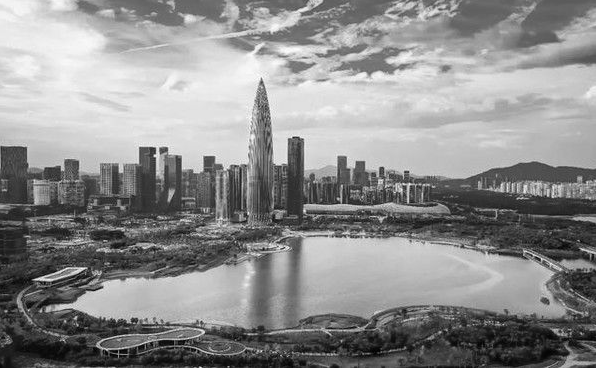
#> input picture Lab1/data/shenzhen_gray.bmp, 596 x 368 px
$ jupyter execute 2.1.ipynb
#> lines starting #> are read from the running program, lines starting #| are printed output that depends on the picture
[cell 1]
import cv2 as cv
import matplotlib.pyplot as plt
import copy
import numpy as np

Image = cv.imread('data/shenzhen_gray.bmp', cv.IMREAD_GRAYSCALE)
#> Image is the input picture: shape (368, 596); min 1, max 253, mean 141.2
cimage = copy.deepcopy(Image)
gimage = cv.equalizeHist(cimage)
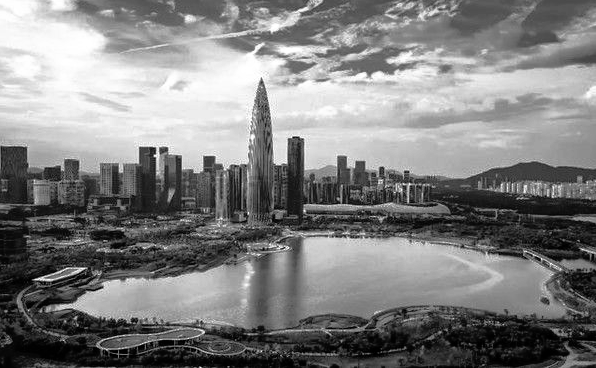
#> gimage: shape (368, 596); min 0, max 255, mean 128.2

plt.figure(figsize=(15, 5))
plt.subplot2grid((1, 3), (0, 0))
plt.hist(Image.ravel(), 256)#ravel()拉平数组
plt.title("Image")
plt.subplot2grid((1, 3), (0, 1))
plt.hist(gimage.ravel(), 256)
plt.title("gimage")
plt.subplot2grid((1, 3), (0, 2))
plt.hist(Image.ravel(), 256)
plt.hist(gimage.ravel(), 256)
plt.title("Image and gimage")
plt.show()
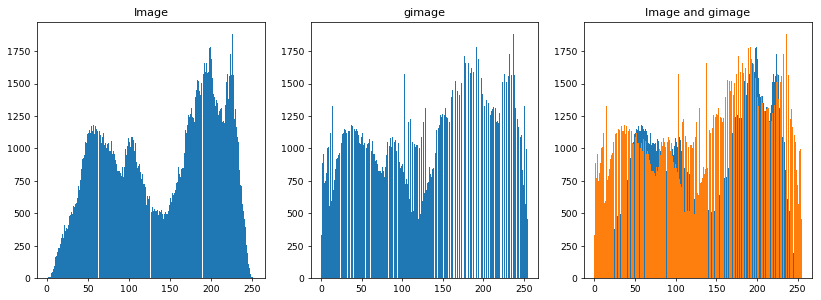
#> figure drawn by matplotlib, 3 panels; panel 1: tallest bar 1882 high, from x = 225.4 to 226.4; panel 2: tallest bar 1882 high, from x = 236.1 to 237.1; panel 3: tallest bar 1882 high, from x = 225.4 to 226.4; panel 3: tallest bar 1882 high, from x = 236.1 to 237.1
